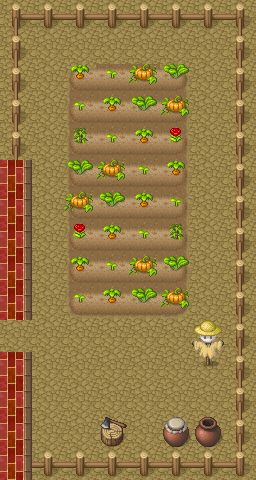

Below is a game level as drawn by its tile map, then a one-line description and the .tmx file that defines it, in full:
An orthogonal 8x15 tile map with 32x32 px tiles, 3 tile layers (Capa de patrones 1, Capa de patrones 2, Capa de patrones 3).

<map version="1.10" tiledversion="1.11.2" orientation="orthogonal" renderorder="right-down" width="8" height="15" tilewidth="32" tileheight="32" infinite="0" nextlayerid="5" nextobjectid="3">
 <tileset firstgid="1" source="[Base]BaseChip_pipo.tsx" />
 <layer id="1" name="Capa de patrones 1" width="8" height="15">
  <data encoding="csv">
6,6,6,6,6,6,6,6,
6,6,6,6,6,6,6,6,
6,6,6,6,6,6,6,6,
6,6,6,6,6,6,6,6,
6,6,6,6,6,6,6,6,
1610613145,6,6,6,6,6,6,6,
1610613145,6,6,6,6,6,6,6,
1610613145,6,6,6,6,6,6,6,
1610613145,6,6,6,6,6,6,6,
1610613145,6,6,6,6,6,6,6,
6,6,6,6,6,6,6,6,
1610613145,6,6,6,6,6,6,6,
1610613145,6,6,6,6,6,6,6,
1610613145,6,6,6,6,6,6,6,
1610613145,6,6,6,6,6,6,6
</data>
 </layer>
 <layer id="2" name="Capa de patrones 2" width="8" height="15">
  <data encoding="csv">
179,185,185,185,185,185,185,180,
177,0,0,0,0,0,0,177,
177,0,153,162,162,155,0,177,
177,0,161,162,162,163,0,177,
177,0,161,162,162,163,0,177,
0,0,161,162,162,163,0,177,
0,0,161,162,162,163,0,177,
0,0,161,162,162,163,0,177,
0,0,161,162,162,163,0,177,
0,0,169,170,170,171,0,177,
0,0,0,0,0,0,156,177,
0,0,0,0,0,0,164,177,
0,0,0,0,0,0,0,177,
0,0,0,868,0,859,860,177,
0,185,185,185,185,185,185,188
</data>
 </layer>
 <layer id="3" name="Capa de patrones 3" width="8" height="15">
  <data encoding="csv">
0,0,0,0,0,0,0,0,
0,0,0,0,0,0,0,0,
0,0,159,157,167,160,0,0,
0,0,157,159,160,167,0,0,
0,0,175,157,159,173,0,0,
1610613146,0,160,167,157,159,0,0,
1610613146,0,167,160,159,157,0,0,
1610613146,0,173,159,157,175,0,0,
1610613146,0,159,157,167,160,0,0,
1610613146,0,157,159,160,167,0,0,
0,0,0,0,0,0,0,0,
1610613146,0,0,0,0,0,0,0,
1610613146,0,0,0,0,0,0,0,
1610613146,0,0,0,0,0,0,0,
1610613146,0,0,0,0,0,0,0
</data>
 </layer>
</map>
